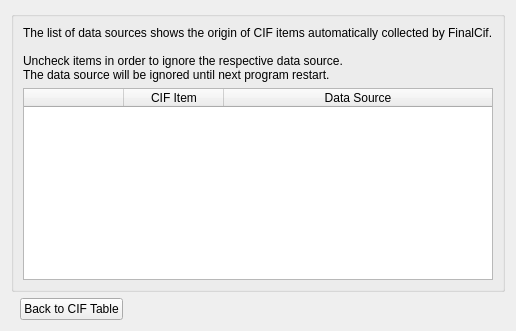
          <widget class="QWidget" name="page_Sources">
           <layout class="QGridLayout" name="gridLayout_11">
            <item row="1" column="1">
             <spacer name="horizontalSpacer_9">
              <property name="orientation">
               <enum>Qt::Horizontal</enum>
              </property>
              <property name="sizeType">
               <enum>QSizePolicy::Fixed</enum>
              </property>
              <property name="sizeHint" stdset="0">
               <size>
                <width>3</width>
                <height>20</height>
               </size>
              </property>
             </spacer>
            </item>
            <item row="0" column="1" colspan="3">
             <widget class="QGroupBox" name="groupBox_2">
              <property name="title">
               <string/>
              </property>
              <layout class="QVBoxLayout" name="verticalLayout_4">
               <item>
                <widget class="QLabel" name="label_3">
                 <property name="text">
                  <string>The list of data sources shows the origin of CIF items automatically collected by FinalCif. 

Uncheck items in order to ignore the respective data source.
The data source will be ignored until next program restart.</string>
                 </property>
                </widget>
               </item>
               <item>
                <widget class="QTableWidget" name="SourcesTableWidget">
                 <property name="wordWrap">
                  <bool>false</bool>
                 </property>
                 <attribute name="horizontalHeaderStretchLastSection">
                  <bool>true</bool>
                 </attribute>
                 <attribute name="verticalHeaderVisible">
                  <bool>false</bool>
                 </attribute>
                 <column>
                  <property name="text">
                   <string/>
                  </property>
                 </column>
                 <column>
                  <property name="text">
                   <string>CIF Item</string>
                  </property>
                 </column>
                 <column>
                  <property name="text">
                   <string>Data Source</string>
                  </property>
                 </column>
                </widget>
               </item>
              </layout>
             </widget>
            </item>
            <item row="1" column="2" colspan="2">
             <widget class="QPushButton" name="BackSourcesPushButton">
              <property name="sizePolicy">
               <sizepolicy hsizetype="Fixed" vsizetype="Fixed">
                <horstretch>0</horstretch>
                <verstretch>0</verstretch>
               </sizepolicy>
              </property>
              <property name="text">
               <string>Back to CIF Table</string>
              </property>
             </widget>
            </item>
           </layout>
          </widget>
